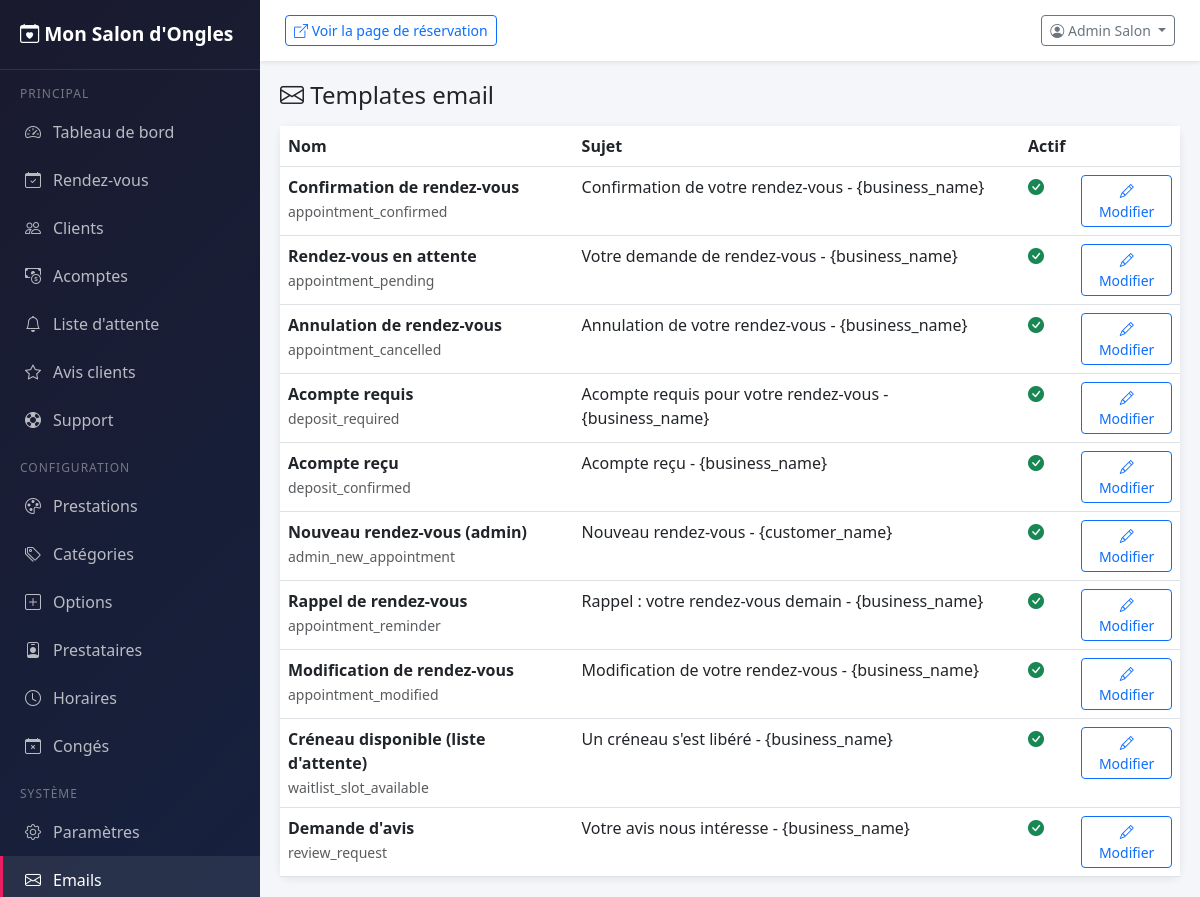
The app's page /admin/index.php?page=email-templates (signed in), older data.
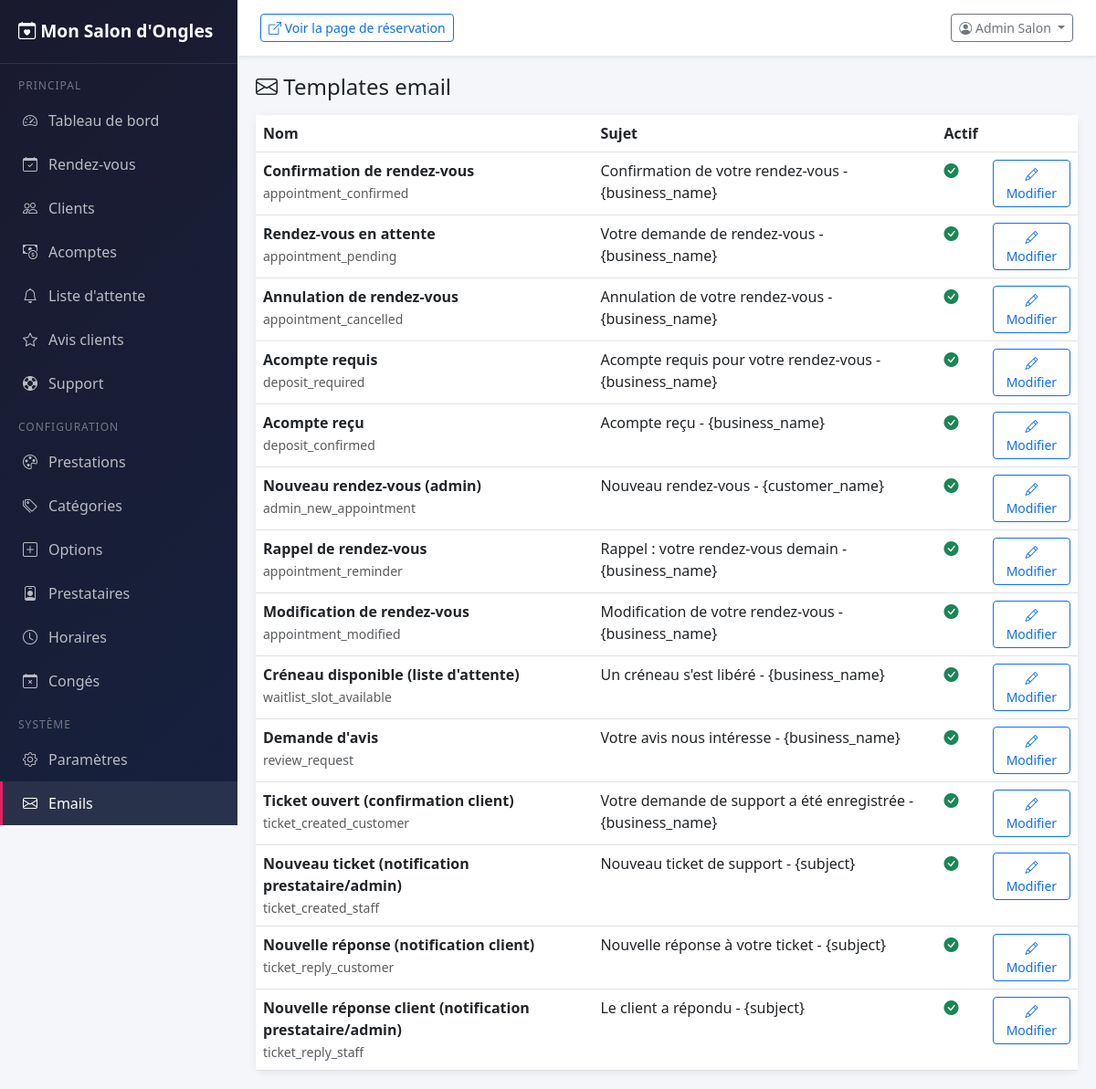
The same page, newer data.
### tables this page shows
CREATE TABLE IF NOT EXISTS `ab_email_templates` (
  `id` INT UNSIGNED AUTO_INCREMENT PRIMARY KEY,
  `slug` VARCHAR(100) NOT NULL UNIQUE,
  `name` VARCHAR(200) NOT NULL,
  `subject` VARCHAR(255) NOT NULL,
  `body` TEXT NOT NULL,
  `variables` TEXT COMMENT 'Variables disponibles (JSON)',
  `is_active` TINYINT(1) DEFAULT 1,
  `updated_at` DATETIME DEFAULT CURRENT_TIMESTAMP ON UPDATE CURRENT_TIMESTAMP
);

### admin/index.php (called while the page is built, shortened)
<?php
require_once __DIR__ . '/../core/App.php';
$page = $_GET['page'] ?? 'dashboard';
$pageFile = __DIR__ . '/pages/' . $page . '.php';
if (file_exists($pageFile)) {
    if ($page === 'login') {
        require $pageFile;
    } else {
        $pageContent = $page;
        require __DIR__ . '/layout.php';
    }
} else {
    http_response_code(404);
    echo 'Page non trouvée';
}

### core/Settings.php (called while the page is built, shortened)
<?php
class Settings {
    private static array $cache = [];
    private static bool $loaded = false;
    public static function loadAll(): void {
        if (self::$loaded) return;
        $db = Database::getInstance();
        $rows = $db->fetchAll("SELECT setting_key, setting_value FROM ab_settings");
        foreach ($rows as $row) {
            self::$cache[$row['setting_key']] = $row['setting_value'];
        }
        self::$loaded = true;
    }
    public static function get(string $key, string $default = ''): string {
        return self::$cache[$key] ?? $default;
    }
}

### core/App.php (called while the page is built, shortened)
<?php
require_once __DIR__ . '/Database.php';
require_once __DIR__ . '/Settings.php';
function ab_url(string $path = ''): string {
    static $baseUrl = null;
    if ($baseUrl === null) {
        if (defined('AB_BASE_URL') && AB_BASE_URL !== '' && AB_BASE_URL !== 'http://localhost/ABAppointments') {
            $baseUrl = rtrim(AB_BASE_URL, '/');
        } elseif (isset($_SERVER['HTTP_HOST'])) {
            $scheme = (!empty($_SERVER['HTTPS']) && $_SERVER['HTTPS'] !== 'off') ? 'https' : 'http';
            $scriptDir = dirname($_SERVER['SCRIPT_NAME']);
            if (preg_match('#/(public|admin|api)$#', $scriptDir)) {
                $scriptDir = dirname($scriptDir);
            }
            $baseUrl = $scheme . '://' . $_SERVER['HTTP_HOST'] . rtrim($scriptDir, '/');
        } else {
            $baseUrl = rtrim(AB_BASE_URL, '/');
        }
    }
    return $baseUrl . '/' . ltrim($path, '/');
}
function ab_escape(string $str): string {
    return htmlspecialchars($str, ENT_QUOTES, 'UTF-8');
}
function ab_setting(string $key, string $default = ''): string {
    return Settings::get($key, $default);
}

### core/Database.php (called while the page is built, shortened)
<?php
class Database {
    private static ?Database $instance = null;
    private PDO $pdo;
    private function __construct() {
        $dsn = 'mysql:host=' . AB_DB_HOST . ';dbname=' . AB_DB_NAME . ';charset=' . AB_DB_CHARSET;
        $this->pdo = new PDO($dsn, AB_DB_USER, AB_DB_PASS, [
            PDO::ATTR_ERRMODE => PDO::ERRMODE_EXCEPTION,
            PDO::ATTR_DEFAULT_FETCH_MODE => PDO::FETCH_ASSOC,
            PDO::ATTR_EMULATE_PREPARES => false,
        ]);
        $this->pdo->exec("SET time_zone = '+00:00'");
    }
    public static function getInstance(): self {
        if (self::$instance === null) {
            self::$instance = new self();
        }
        return self::$instance;
    }
    public function query(string $sql, array $params = []): PDOStatement {
        $stmt = $this->pdo->prepare($sql);
        $stmt->execute($params);
        return $stmt;
    }
    public function fetchAll(string $sql, array $params = []): array {
        return $this->query($sql, $params)->fetchAll();
    }
}

### admin/pages/email-templates.php (the view, shortened to what this page needs)
<?php
$db = Database::getInstance();
$templates = $db->fetchAll("SELECT * FROM ab_email_templates ORDER BY id");
$editTemplate = isset($_GET['edit']) ? $db->fetchOne("SELECT * FROM ab_email_templates WHERE id = ?", [(int)$_GET['edit']]) : null;
?>
<h4 class="mb-3"><i class="bi bi-envelope"></i> Templates email</h4>
<?php if ($editTemplate): ?>
<div class="card">
    <div class="card-header bg-white"><h5 class="mb-0">Modifier : <?= ab_escape($editTemplate['name']) ?></h5></div>
    <div class="card-body">
        <form method="POST">
            <?= Auth::csrfField() ?>
            <input type="hidden" name="id" value="<?= $editTemplate['id'] ?>">
            <div class="mb-3">
                <label class="form-label">Sujet</label>
                <input type="text" name="subject" class="form-control" value="<?= ab_escape($editTemplate['subject']) ?>">
            </div>
            <div class="mb-3">
                <label class="form-label">Corps du mail (HTML)</label>
                <textarea name="body" class="form-control" rows="15" style="font-family:monospace;font-size:13px;"><?= ab_escape($editTemplate['body']) ?></textarea>
            </div>
            <div class="mb-3">
                <label class="form-label">Variables disponibles :</label>
                <div class="d-flex flex-wrap gap-1">
                    <?php foreach (json_decode($editTemplate['variables'] ?? '[]', true) as $v): ?>
                    <code class="badge bg-light text-dark border">{<?= $v ?>}</code>
                    <?php endforeach; ?>
                </div>
            </div>
            <div class="form-check form-switch mb-3">
                <input type="checkbox" name="is_active" class="form-check-input" <?= $editTemplate['is_active'] ? 'checked' : '' ?>>
                <label class="form-check-label">Actif</label>
            </div>
            <button type="submit" class="btn btn-primary"><i class="bi bi-check"></i> Enregistrer</button>
            <a href="<?= ab_url('admin/index.php?page=email-templates') ?>" class="btn btn-outline-secondary">Annuler</a>
        </form>
    </div>
</div>
<?php else: ?>
<div class="card">
    <div class="table-responsive">
        <table class="table table-hover mb-0">
            <thead><tr><th>Nom</th><th>Sujet</th><th>Actif</th><th></th></tr></thead>
            <tbody>
            <?php foreach ($templates as $t): ?>
            <tr>
                <td><strong><?= ab_escape($t['name']) ?></strong><br><small class="text-muted"><?= $t['slug'] ?></small></td>
                <td><?= ab_escape($t['subject']) ?></td>
                <td><?= $t['is_active'] ? '<i class="bi bi-check-circle-fill text-success"></i>' : '<i class="bi bi-x-circle text-danger"></i>' ?></td>
                <td><a href="<?= ab_url('admin/index.php?page=email-templates&edit=' . $t['id']) ?>" class="btn btn-sm btn-outline-primary"><i class="bi bi-pencil"></i> Modifier</a></td>
            </tr>
            <?php endforeach; ?>
            </tbody>
        </table>
    </div>
</div>
<?php endif; ?>

### admin/layout.php (shortened to what this page needs)
<?php
$currentPage = $pageContent;
$userName = $_SESSION['user_name'] ?? 'Admin';
$isAdmin = Auth::isAdmin();
?>
<!DOCTYPE html>
<html lang="fr">
<head>
    <link href="https://cdn.jsdelivr.net/npm/bootstrap@5.3.0/dist/css/bootstrap.min.css" rel="stylesheet">
    <link href="https://cdn.jsdelivr.net/npm/bootstrap-icons@1.10.0/font/bootstrap-icons.css" rel="stylesheet">
    <link href="https://cdn.jsdelivr.net/npm/fullcalendar@6.1.8/index.global.min.css" rel="stylesheet">
</head>
<body>
    <div class="sidebar" id="sidebar">
        <div class="brand">
            <i class="bi bi-calendar-heart"></i> <?= ab_escape(ab_setting('business_name', 'ABAppointments')) ?>
        </div>
        <nav>
            <div class="nav-section">Principal</div>
            <a href="<?= ab_url('admin/index.php?page=dashboard') ?>" class="nav-link <?= $currentPage === 'dashboard' ? 'active' : '' ?>">
                <i class="bi bi-speedometer2"></i> Tableau de bord
            </a>
            <a href="<?= ab_url('admin/index.php?page=appointments') ?>" class="nav-link <?= $currentPage === 'appointments' ? 'active' : '' ?>">
                <i class="bi bi-calendar-check"></i> Rendez-vous
            </a>
            <a href="<?= ab_url('admin/index.php?page=customers') ?>" class="nav-link <?= $currentPage === 'customers' ? 'active' : '' ?>">
                <i class="bi bi-people"></i> Clients
            </a>
            <a href="<?= ab_url('admin/index.php?page=deposits') ?>" class="nav-link <?= $currentPage === 'deposits' ? 'active' : '' ?>">
                <i class="bi bi-cash-coin"></i> Acomptes
            </a>
            <a href="<?= ab_url('admin/index.php?page=waitlist') ?>" class="nav-link <?= $currentPage === 'waitlist' ? 'active' : '' ?>">
                <i class="bi bi-bell"></i> Liste d'attente
            </a>
            <a href="<?= ab_url('admin/index.php?page=reviews') ?>" class="nav-link <?= $currentPage === 'reviews' ? 'active' : '' ?>">
                <i class="bi bi-star"></i> Avis clients
            </a>
            <a href="<?= ab_url('admin/index.php?page=tickets') ?>" class="nav-link <?= $currentPage === 'tickets' ? 'active' : '' ?>">
                <i class="bi bi-life-preserver"></i> Support
            </a>
            <div class="nav-section">Configuration</div>
            <a href="<?= ab_url('admin/index.php?page=services') ?>" class="nav-link <?= $currentPage === 'services' ? 'active' : '' ?>">
                <i class="bi bi-palette"></i> Prestations
            </a>
            <a href="<?= ab_url('admin/index.php?page=categories') ?>" class="nav-link <?= $currentPage === 'categories' ? 'active' : '' ?>">
                <i class="bi bi-tags"></i> Catégories
            </a>
            <a href="<?= ab_url('admin/index.php?page=booking-options') ?>" class="nav-link <?= $currentPage === 'booking-options' ? 'active' : '' ?>">
                <i class="bi bi-plus-square"></i> Options
            </a>
            <?php if ($isAdmin): ?>
            <a href="<?= ab_url('admin/index.php?page=providers') ?>" class="nav-link <?= $currentPage === 'providers' ? 'active' : '' ?>">
                <i class="bi bi-person-badge"></i> Prestataires
            </a>
            <?php endif; ?>
            <a href="<?= ab_url('admin/index.php?page=working-hours') ?>" class="nav-link <?= $currentPage === 'working-hours' ? 'active' : '' ?>">
                <i class="bi bi-clock"></i> Horaires
            </a>
            <a href="<?= ab_url('admin/index.php?page=holidays') ?>" class="nav-link <?= $currentPage === 'holidays' ? 'active' : '' ?>">
                <i class="bi bi-calendar-x"></i> Congés
            </a>
            <?php if ($isAdmin): ?>
            <div class="nav-section">Système</div>
            <a href="<?= ab_url('admin/index.php?page=settings') ?>" class="nav-link <?= $currentPage === 'settings' ? 'active' : '' ?>">
                <i class="bi bi-gear"></i> Paramètres
            </a>
            <a href="<?= ab_url('admin/index.php?page=email-templates') ?>" class="nav-link <?= $currentPage === 'email-templates' ? 'active' : '' ?>">
                <i class="bi bi-envelope"></i> Emails
            </a>
            <?php endif; ?>
        </nav>
    </div>
    <div class="main-content">
        <div class="top-bar">
            <div>
                <a href="<?= ab_url('public/') ?>" target="_blank" class="btn btn-sm btn-outline-primary">
                    <i class="bi bi-box-arrow-up-right"></i> Voir la page de réservation
                </a>
            </div>
            <div class="dropdown">
                <button class="btn btn-sm btn-outline-secondary dropdown-toggle" data-bs-toggle="dropdown">
                    <i class="bi bi-person-circle"></i> <?= ab_escape($userName) ?>
                </button>
            </div>
        </div>
        <?php require __DIR__ . '/pages/' . $currentPage . '.php'; ?>
    </div>
</body>
</html>

Row changes from the older to the newer data that the page shows:
added ab_email_templates: name "Ticket ouvert (confirmation client)", slug "ticket_created_customer", subject "Votre demande de support a été enregistrée - {business_name}", is_active 1 (drawn)
added ab_email_templates: name "Nouveau ticket (notification prestataire/admin)", slug "ticket_created_staff", subject "Nouveau ticket de support - {subject}", is_active 1 (drawn)
added ab_email_templates: name "Nouvelle réponse (notification client)", slug "ticket_reply_customer", subject "Nouvelle réponse à votre ticket - {subject}", is_active 1 (drawn)
added ab_email_templates: name "Nouvelle réponse client (notification prestataire/admin)", slug "ticket_reply_staff", subject "Le client a répondu - {subject}", is_active 1 (drawn)
